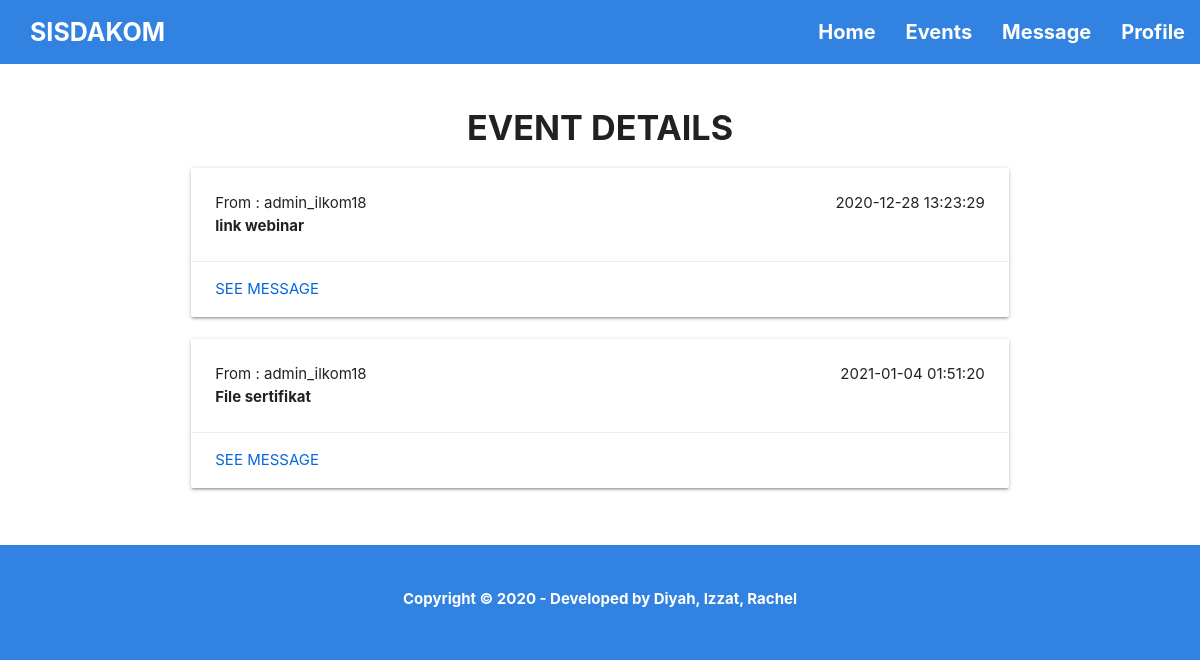
Screenshot of /templates/user-book-event-detail.php?id=30 (signed in) with the database file from the repository.
### tables this page shows
CREATE TABLE `event_detail` (
  `id_detail` int(11) NOT NULL,
  `id_user` int(11) NOT NULL,
  `id_admin` int(11) NOT NULL,
  `id_event` int(11) NOT NULL,
  `judul_pesan` varchar(255) NOT NULL,
  `isi_pesan` varchar(1000) NOT NULL,
  `file` varchar(255) NOT NULL,
  `timedate` timestamp NOT NULL DEFAULT current_timestamp() ON UPDATE current_timestamp()
);

### templates/functions2.php (called while the page is built, shortened)
<?php
$conn = mysqli_connect("localhost","root","","sisdakom");
function query($query) {
    global $conn;
    $result = mysqli_query($conn, $query);
    $rows = [];
    while( $row = mysqli_fetch_assoc($result) ){
        $rows[] = $row;
    }
    return $rows;
}
?>

### templates/user-book-event-detail.php (the view, shortened to what this page needs)
<?php
require 'functions2.php';
$id_user = $_SESSION["loginsubmit"];
$id_event = $_GET["id"];
$event = query("SELECT * FROM event_detail
                INNER JOIN user ON event_detail.id_user = user.id_user
                INNER JOIN event ON event_detail.id_event = event.id_event
                INNER JOIN admin ON event_detail.id_admin = admin.id_admin");
?>
<!DOCTYPE html>
<html lang="en">
<head>
    <link rel="stylesheet" href="../static/css/main.css">
    <link rel="stylesheet" href="../static/css//materialize.css">
</head>
<body class="blue">
    <nav class="blue">
        <div class="nav-wrapper">
            <a href="#" class="brand-logo white-text" style="font-size: 25px;"><b>SISDAKOM</b></a>
            <ul id="nav-mobile" class="right hide-on-med-and-down">
                <li><a href="user-home.php" class="white-text" style="font-size: 20px;"><b>Home</b></a></li>
                <li><a href="user-events.php" class="white-text" style="font-size: 20px;"><b>Events</b></a></li>
                <li><a href="user-message.php" class="white-text" style="font-size: 20px;"><b>Message</b></a></li>
                <li><a href="user-profile-info.php" class="white-text" style="font-size: 20px;"><b>Profile</b></a></li>
            </ul>
        </div>
    </nav>
    <main class="white">
        <br>
        <div class="container">
            <h4 class="center"><b>EVENT DETAILS</b></h4>
            <?php foreach( $event as $row) : ?>
                <?php if ( $row["id_user"] == $id_user and $row["id_event"] == $id_event) { ?>
                <div class="row">
                <div class="col s12 m12 l12">
                    <div class="card horizontal">
                        <div class="card-stacked">
                            <div class="card-content">
                                <p class="right"><?= $row["timedate"]?></p>
                                <p>From : <?= $row["admin_username"]?> </p>
                                <p><b><?= $row["judul_pesan"]?></b></p>
                            </div>
                            <div class="card-action">
                                <a href="user-message-detail.php?id=<?= $row["id_detail"]?>" class="indigo-text">See Message</a>
                        </div>
                    </div>
                </div>
            </div>
                <?php } else{
                    header("Location: user-book-event-detail-none.php");
                    exit();
                } ?>
            <?php endforeach; ?>
        </div>
        <br>
    </main>
    <footer class="blue">
        <br>
        <div class="center">
            <a class="white-text"><b>Copyright © 2020 - Developed by Diyah, Izzat, Rachel</b></a>
        </div>
        <br>
    </footer>
</body>
</html>

### static/css/main.css (style rules this page uses)
.brand-logo { padding-left: 10px !important; }

### rows the page displays
event_detail: timedate "2020-12-28 13:23:29", id_admin.admin_username "admin_ilkom18", judul_pesan "link webinar"
event_detail: timedate "2021-01-04 01:51:20", id_admin.admin_username "admin_ilkom18", judul_pesan "File sertifikat"
